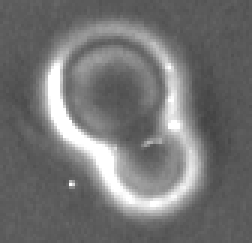
#> input picture sample_generation/qipao_matched/Image_20250108162518871.bmp, 84 x 81 px, found by its file name (shown 3 times larger)
$ python get_patch.py
#> lines starting #> are read from the running program, lines starting #| are printed output that depends on the picture
import cv2
import os

def split_image(image_path, patch_size=(512, 512), output_folder="patches"):
    # 读取图片
#> called with image_path = 'Image_20250108162518871.bmp', patch_size = (512, 512), output_folder = 'patches'
    img = cv2.imread(image_path)
#> img is the input picture: shape (81, 84, 3); min 68, max 255, mean 115.6

    # 获取图片的宽和高
    height, width, _ = img.shape
#> height = 81; width = 84
    patch_height, patch_width = patch_size

    # 创建保存小 patch 的文件夹
    if not os.path.exists(output_folder):
        os.makedirs(output_folder)

    # 切割图片
    patch_count = 0
    for y in range(0, height, patch_height):
        for x in range(0, width, patch_width):
            # 计算每个小块的区域
            patch = img[y:y+patch_height, x:x+patch_width]

            # 处理图片边界问题（如果小块的大小超过原图大小时）
            if patch.shape[0] != patch_height or patch.shape[1] != patch_width:
                # 填充边缘部分（如果需要）
                patch = cv2.copyMakeBorder(
                    patch,
                    0, patch_height - patch.shape[0],
                    0, patch_width - patch.shape[1],
                    cv2.BORDER_CONSTANT, value=(0, 0, 0)
                )

            # 保存切割后的 patch
            patch_filename = f"patch_{patch_count:04d}.bmp"
            patch_path = os.path.join(output_folder, patch_filename)
            cv2.imwrite(patch_path, patch)
            patch_count += 1
#> this loop made 1 pass
#> pass 1, in split_image, `cv2.imwrite(patch_path, patch)`:
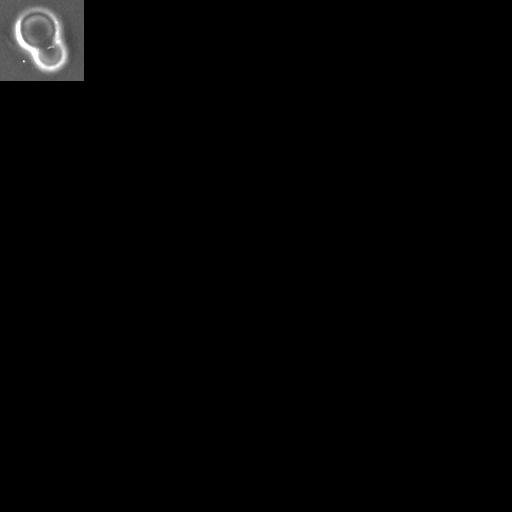
#> saved as patch_0000.bmp: shape (512, 512, 3); min 0, max 255, mean 3
#> after the loop, patch_count = 1

    print(f"Total patches saved: {patch_count}")
#| Total patches saved: 1

# 使用示例
image_path = 'Image_20250108162518871.bmp'  # 替换为图片的路径
split_image(image_path, patch_size=(512, 512), output_folder="patches")

$ run again, with sample_generation/qipao_matched/Image_202250108162547743.bmp copied over sample_generation/qipao_matched/Image_20250108162518871.bmp
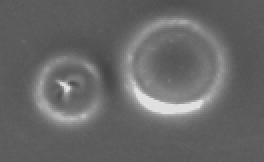
#> input picture sample_generation/qipao_matched/Image_202250108162547743.bmp, 132 x 81 px, found by its file name (shown 2 times larger)
#> in split_image, img is the input picture: shape (81, 132, 3); min 69, max 223, mean 103.6
#> the loop in split_image, `for y in range(0, height, patch_height):` made 1 pass
#> pass 1, in split_image, `cv2.imwrite(patch_path, patch)`:
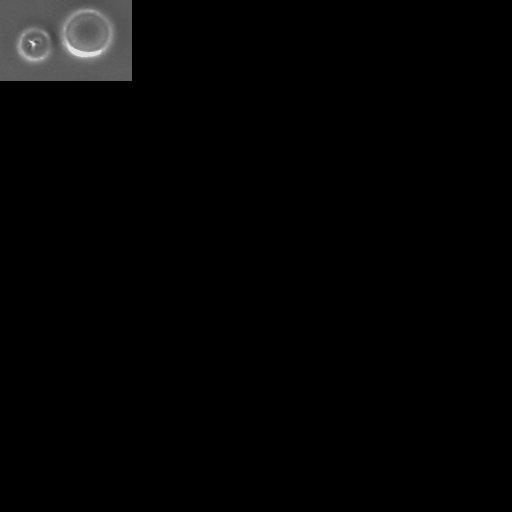
#> saved as patch_0000.bmp: shape (512, 512, 3); min 0, max 223, mean 4.2
#> after the loop in split_image, `for y in range(0, height, patch_height):`: patch_count = 1
#| Total patches saved: 1

$ run again, with sample_generation/qipao_matched/Image_20250108144402797.bmp copied over sample_generation/qipao_matched/Image_20250108162518871.bmp
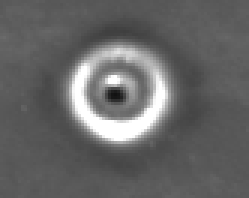
#> input picture sample_generation/qipao_matched/Image_20250108144402797.bmp, 83 x 66 px, found by its file name (shown 3 times larger)
#> in split_image, img is the input picture: shape (66, 83, 3); min 18, max 255, mean 102.4
#> the loop in split_image, `for y in range(0, height, patch_height):` made 1 pass
#> pass 1, in split_image, `cv2.imwrite(patch_path, patch)`:
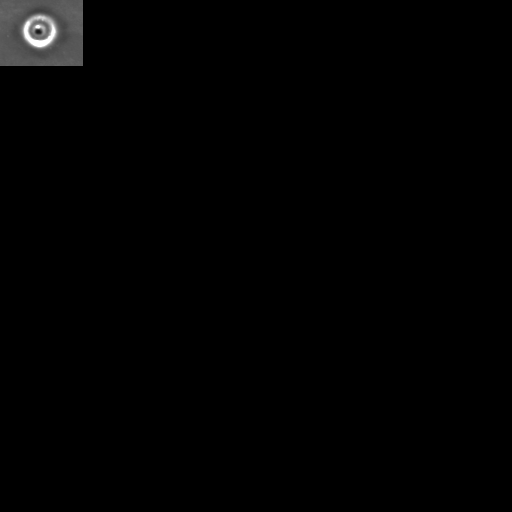
#> saved as patch_0000.bmp: shape (512, 512, 3); min 0, max 255, mean 2.1
#> after the loop in split_image, `for y in range(0, height, patch_height):`: patch_count = 1
#| Total patches saved: 1

$ run again, with sample_generation/qipao_matched/Image_202501081444052797.bmp copied over sample_generation/qipao_matched/Image_20250108162518871.bmp
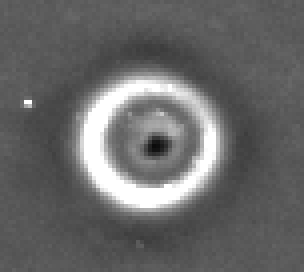
#> input picture sample_generation/qipao_matched/Image_202501081444052797.bmp, 76 x 68 px, found by its file name (shown 4 times larger)
#> in split_image, img is the input picture: shape (68, 76, 3); min 11, max 255, mean 104.3
#> the loop in split_image, `for y in range(0, height, patch_height):` made 1 pass
#> pass 1, in split_image, `cv2.imwrite(patch_path, patch)`:
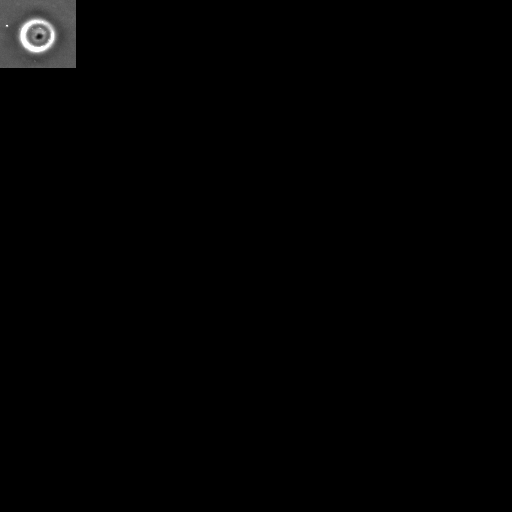
#> saved as patch_0000.bmp: shape (512, 512, 3); min 0, max 255, mean 2.1
#> after the loop in split_image, `for y in range(0, height, patch_height):`: patch_count = 1
#| Total patches saved: 1
